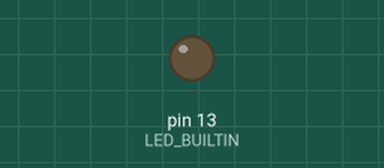
The sketch below on a simulated Arduino Uno, built with avr-gcc and run on an emulated ATmega328P. Parts: output pins drawn as LEDs (lit = HIGH).

Above: at 2.5 s.
At 6.5 s:
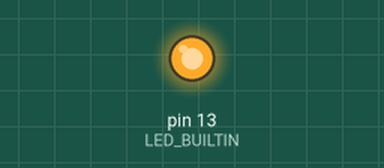
Timing chart, 0 to 10.4 s (numbered marks = the images above):
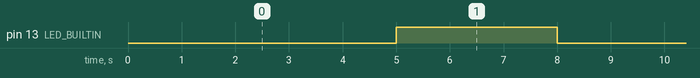

The sketch:

arduino-meander.ino
```cpp
/* Meander on the LED without Delay,
   by Vladislav A. Tomin
*/

#include <Arduino.h>

unsigned long timerLow, timerHigh = 0;
const unsigned int intervalLow = 5000;
const unsigned int intervalHigh = 3000;

void setup() {
   pinMode(LED_BUILTIN, OUTPUT);
}

void loop() {
   if (millis() - timerLow > intervalLow) {
      digitalWrite(LED_BUILTIN, HIGH);
      if (millis() - timerHigh > intervalLow + intervalHigh) {
         timerHigh = timerLow = millis();
         digitalWrite(LED_BUILTIN, LOW);
      }
   }
}
```

Measured:
- by itself, pin 13 (LED_BUILTIN): alternates HIGH for 3.0 s and LOW for 5.0 s
